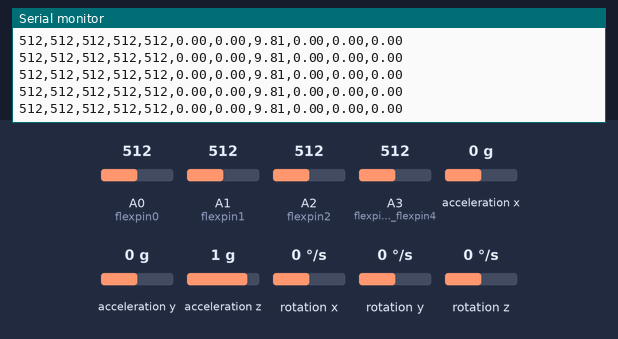
Bench run of a sketch on a simulated Arduino Uno, built with avr-gcc and run on an emulated ATmega328P. Shown: the last lines printed to the serial monitor. The test bench sets the inputs (shaded band); at power-on: A3 (flexpin3_and_flexpin4) = 512, A0 (flexpin0) = 512, A1 (flexpin1) = 512, A2 (flexpin2) = 512, acceleration x 0 g, acceleration y 0 g, acceleration z 1 g, rotation x 0 °/s, rotation y 0 °/s, rotation z 0 °/s.

Above: at 2.9 s.
3.0 s: A3 (flexpin3_and_flexpin4) set to 104
At 3.1 s:
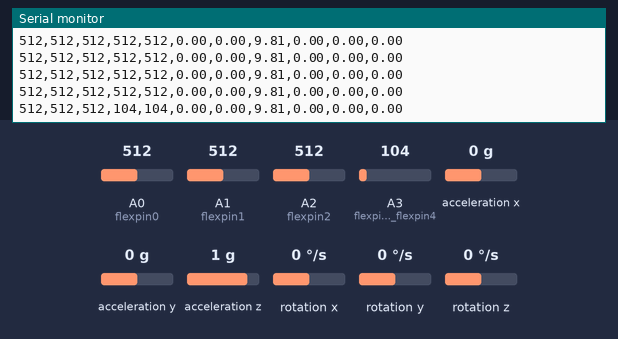
6.0 s: A3 (flexpin3_and_flexpin4) set to 90
At 6.1 s:
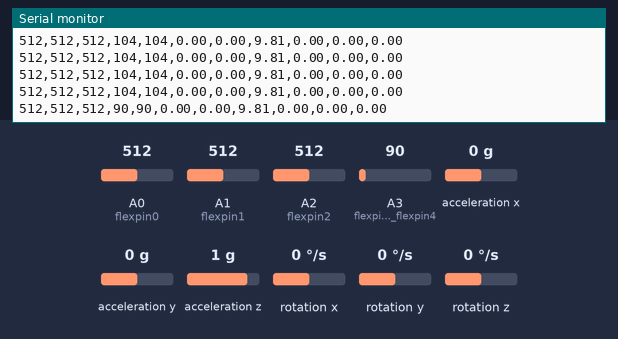
9.0 s: A0 (flexpin0) set to 106
At 9.09 s:
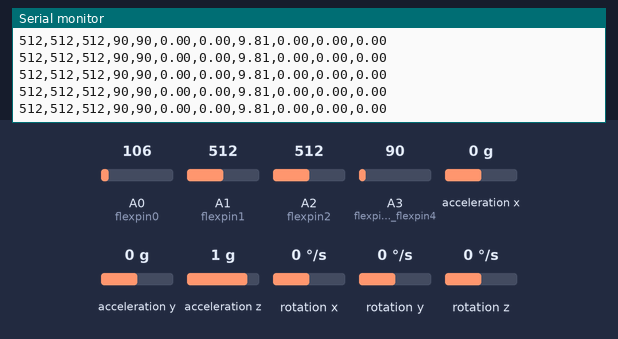
10.5 s: A0 (flexpin0) set to 91
At 10.53 s:
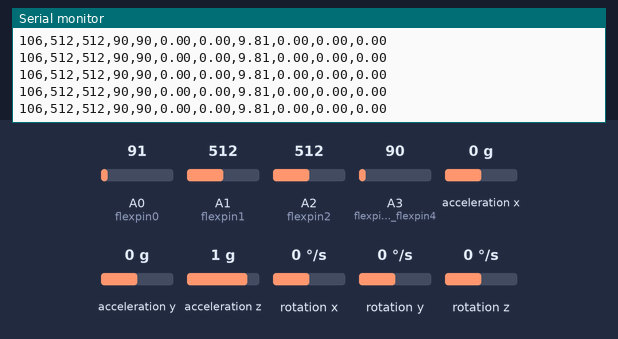
Timing chart, 0 to 13.5 s (numbered marks = the images above; inputs shaded):
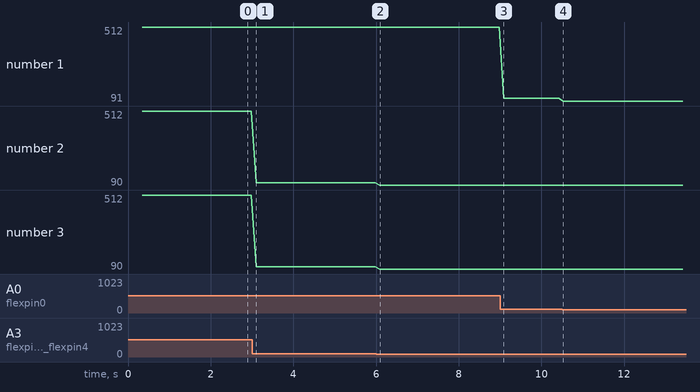

The sketch:

flex_four_with_IMU.ino
```cpp
#include <Adafruit_MPU6050.h>

#include <Wire.h>
#include <MPU6050.h>

MPU6050 mpu;

int flexpin0 = A0; // index
int flexpin1 = A1; // middle
int flexpin2 = A2; // ring
int flexpin3_and_flexpin4 = A3; // pinky and thumb

const int S0 = 2; // Address pin 0
const int S1 = 3; // Address pin 1
const int S2 = 4; // Address pin 2


void setup() {
  Serial.begin(9600);
  Serial.println("Initialize MPU6050");

  // Set address pins as outputs
  pinMode(S0, OUTPUT);
  pinMode(S1, OUTPUT);
  pinMode(S2, OUTPUT);

  // Set A2 pin as input
  pinMode(flexpin3_and_flexpin4, INPUT);

  // Initialize MPU6050
  while(!mpu.begin(MPU6050_SCALE_2000DPS, MPU6050_RANGE_2G))
  {
    Serial.println("Could not find a valid MPU6050 sensor, check wiring!");
    delay(500);
  }

  // Calibrate gyroscope. The calibration must be at rest.
  mpu.calibrateGyro();

  // Check settings for both accelerometer and gyroscope
  checkAccelSettings();
  checkGyroSettings();
}

void checkAccelSettings()
{
  Serial.println();

  Serial.print(" * Sleep Mode:            ");
  Serial.println(mpu.getSleepEnabled() ? "Enabled" : "Disabled");

  Serial.print(" * Clock Source:          ");
  switch(mpu.getClockSource())
  {
    case MPU6050_CLOCK_KEEP_RESET:     Serial.println("Stops the clock and keeps the timing generator in reset"); break;
    case MPU6050_CLOCK_EXTERNAL_19MHZ: Serial.println("PLL with external 19.2MHz reference"); break;
    case MPU6050_CLOCK_EXTERNAL_32KHZ: Serial.println("PLL with external 32.768kHz reference"); break;
    case MPU6050_CLOCK_PLL_ZGYRO:      Serial.println("PLL with Z axis gyroscope reference"); break;
    case MPU6050_CLOCK_PLL_YGYRO:      Serial.println("PLL with Y axis gyroscope reference"); break;
    case MPU6050_CLOCK_PLL_XGYRO:      Serial.println("PLL with X axis gyroscope reference"); break;
    case MPU6050_CLOCK_INTERNAL_8MHZ:  Serial.println("Internal 8MHz oscillator"); break;
  }

  Serial.print(" * Accelerometer:         ");
  switch(mpu.getRange())
  {
    case MPU6050_RANGE_16G:            Serial.println("+/- 16 g"); break;
    case MPU6050_RANGE_8G:             Serial.println("+/- 8 g"); break;
    case MPU6050_RANGE_4G:             Serial.println("+/- 4 g"); break;
    case MPU6050_RANGE_2G:             Serial.println("+/- 2 g"); break;
  }

  Serial.print(" * Accelerometer offsets: ");
  Serial.print(mpu.getAccelOffsetX());
  Serial.print(" / ");
  Serial.print(mpu.getAccelOffsetY());
  Serial.print(" / ");
  Serial.println(mpu.getAccelOffsetZ());

  Serial.println();
}

void checkGyroSettings()
{
  Serial.println();

  Serial.print(" * Sleep Mode:        ");
  Serial.println(mpu.getSleepEnabled() ? "Enabled" : "Disabled");

  Serial.print(" * Clock Source:      ");
  switch(mpu.getClockSource())
  {
    case MPU6050_CLOCK_KEEP_RESET:     Serial.println("Stops the clock and keeps the timing generator in reset"); break;
    case MPU6050_CLOCK_EXTERNAL_19MHZ: Serial.println("PLL with external 19.2MHz reference"); break;
    case MPU6050_CLOCK_EXTERNAL_32KHZ: Serial.println("PLL with external 32.768kHz reference"); break;
    case MPU6050_CLOCK_PLL_ZGYRO:      Serial.println("PLL with Z axis gyroscope reference"); break;
    case MPU6050_CLOCK_PLL_YGYRO:      Serial.println("PLL with Y axis gyroscope reference"); break;
    case MPU6050_CLOCK_PLL_XGYRO:      Serial.println("PLL with X axis gyroscope reference"); break;
    case MPU6050_CLOCK_INTERNAL_8MHZ:  Serial.println("Internal 8MHz oscillator"); break;
  }

  Serial.print(" * Gyroscope:         ");
  switch(mpu.getScale())
  {
    case MPU6050_SCALE_2000DPS:        Serial.println("2000 dps"); break;
    case MPU6050_SCALE_1000DPS:        Serial.println("1000 dps"); break;
    case MPU6050_SCALE_500DPS:         Serial.println("500 dps"); break;
    case MPU6050_SCALE_250DPS:         Serial.println("250 dps"); break;
  }

  Serial.print(" * Gyroscope offsets: ");
  Serial.print(mpu.getGyroOffsetX());
  Serial.print(" / ");
  Serial.print(mpu.getGyroOffsetY());
  Serial.print(" / ");
  Serial.println(mpu.getGyroOffsetZ());

  Serial.println();
}

void loop() {

  // Declearing variables
  int index = analogRead(flexpin0); // A0
  int middle = analogRead(flexpin1); // A1
  int ring = analogRead(flexpin2); // A2

  // Activating Pinkey and Deactivating thumb
  digitalWrite(S0, LOW);
  digitalWrite(S1, LOW);
  digitalWrite(S2, LOW);
  int pinky = analogRead(flexpin3_and_flexpin4);

  // Deactivating Pinkey and Activating thumb
  digitalWrite(S0, HIGH);
  digitalWrite(S1, LOW);
  digitalWrite(S2, LOW);
  int thumb = analogRead(flexpin3_and_flexpin4);


  // Print flex sensor readings
  // Serial.println("Flex Sensor Readings:");
  //==========================================================================
  // Serial.print("Index: ");
  Serial.print(index);
  Serial.print(",");
  // Serial.print(" Middle: ");
  Serial.print(middle);
  Serial.print(",");
  // Serial.print(" Ring: ");
  Serial.print(ring);
  Serial.print(",");
  // Serial.print(" Pinky: ");
  Serial.print(pinky);
  Serial.print(",");
  // Serial.print(" thumb: ");
  Serial.print(thumb);
  Serial.print(",");
  // Serial.println();

  // Reading MPU6050 data
  Vector rawAccel = mpu.readRawAccel();
  Vector normAccel = mpu.readNormalizeAccel();
  Vector rawGyro = mpu.readRawGyro();
  Vector normGyro = mpu.readNormalizeGyro();

  // Print accelerometer data
  // Serial.println("Accelerometer Raw Data:");
  // Serial.print(" Accelerometer Xraw = ");
  // Serial.print(rawAccel.XAxis);
  // Serial.print(",");
  // // Serial.print(" Accelerometer Yraw = ");
  // Serial.print(rawAccel.YAxis);
  // Serial.print(",");
  // // Serial.print(" Accelerometer Zraw = ");
  // Serial.print(rawAccel.ZAxis);
  // Serial.print(",");
  //=====================================
  // Serial.println("Accelerometer Normalize Data:");
  // Serial.print(" Accelerometer Xnorm = ");
  Serial.print(normAccel.XAxis);
  Serial.print(",");
  // Serial.print(" Accelerometer Ynorm = ");
  Serial.print(normAccel.YAxis);
  Serial.print(",");
  // Serial.print(" Accelerometer Znorm = ");
  Serial.print(normAccel.ZAxis);
  Serial.print(",");
  // Serial.println();

  // Print gyroscope data
  // Serial.println("Gyroscope Raw Data:");
  // Serial.print(" Gyroscope Xraw = ");
  // Serial.print(rawGyro.XAxis);
  // Serial.print(",");
  // // Serial.print(" Gyroscope Yraw = ");
  // Serial.print(rawGyro.YAxis);
  // Serial.print(",");
  // // Serial.print(" Gyroscope Zraw = ");
  // Serial.print(rawGyro.ZAxis);
  // Serial.print(",");
  //=====================================
  // Serial.println("Gyroscope Normalize Data:");
  // Serial.print(" Gyroscope Xnorm = ");
  Serial.print(normGyro.XAxis);
  Serial.print(",");
  // Serial.print(" Gyroscope Ynorm = ");
  Serial.print(normGyro.YAxis);
  Serial.print(",");
  // Serial.print(" Gyroscope Znorm = ");
  Serial.print(normGyro.ZAxis);
  Serial.println();
  // Serial.println("======================================================");
  delay(100);
}
```

Measured:
- after the input at 3.0 s, the serial monitor: prints a new line after 0.10 s (image 1)
- after the input at 6.0 s, the serial monitor: prints a new line after 0.10 s (image 2)
- plotted number 1: 512 → 106 after the input at 9.0 s, 106 → 91 after the input at 10.5 s
- plotted number 2: 512 → 104 after the input at 3.0 s, 104 → 90 after the input at 6.0 s
- plotted number 3: 512 → 104 after the input at 3.0 s, 104 → 90 after the input at 6.0 s
